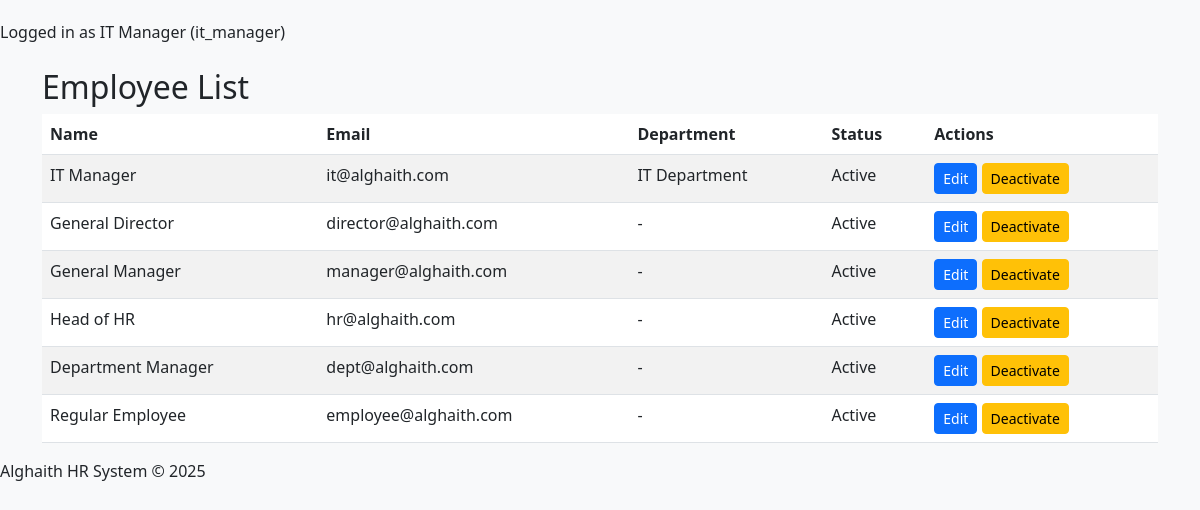
Page /admin/employees (signed in) on the earlier database version.
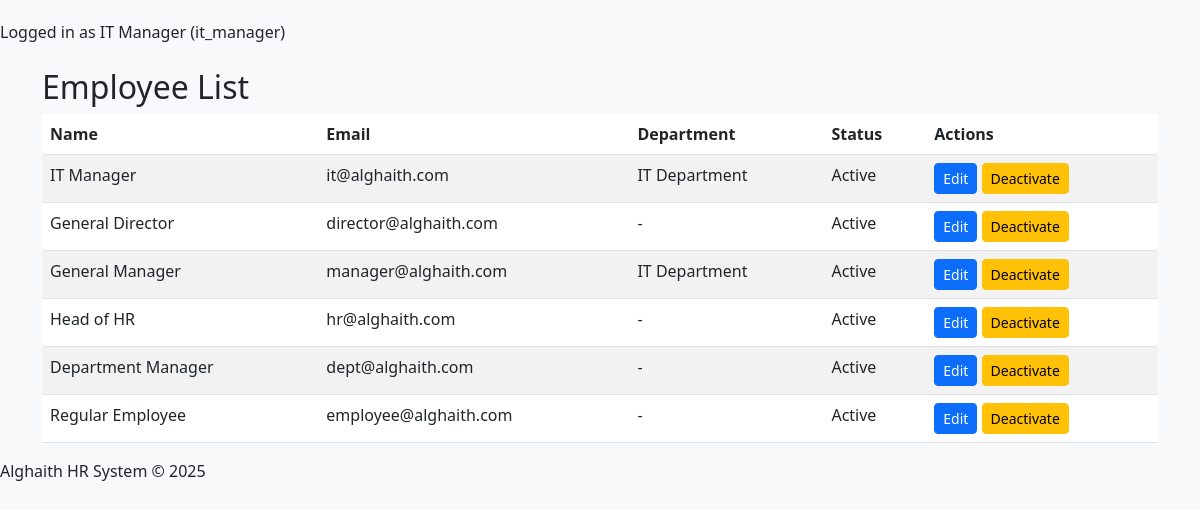
Same page on the later database version.
### core/models.py (models this page shows, shortened)
class User(db.Model, UserMixin):
    __tablename__ = 'users'
    id = db.Column(db.Integer, primary_key=True)
    email = db.Column(db.String(120), unique=True, nullable=False)
    password_hash = db.Column(db.String(200), nullable=False)
    name = db.Column(db.String(100), nullable=False)
    role = db.Column(db.String(50), nullable=False)
    avatar = db.Column(db.String(2), nullable=False)
    access_code = db.Column(db.String(20), unique=True, nullable=False)
    department_id = db.Column(db.Integer, db.ForeignKey('departments.id'))
    created_at = db.Column(db.DateTime, default=datetime.utcnow)
    last_login = db.Column(db.DateTime)
    login_count = db.Column(db.Integer, default=0)
    is_active = db.Column(db.Boolean, default=True, nullable=False)
    department = db.relationship('Department', back_populates='members')
    @property
    def is_authenticated(self):
        return True

class Department(db.Model):
    __tablename__ = 'departments'
    id = db.Column(db.Integer, primary_key=True)
    name = db.Column(db.String(100), unique=True, nullable=False)
    description = db.Column(db.Text)
    created_at = db.Column(db.DateTime, default=datetime.utcnow)
    members = db.relationship('User', back_populates='department', lazy='dynamic')

### modules/admin/routes.py (the view)
@admin_bp.route('/employees')
@login_required
def employee_list():
    employees = User.query.all()
    return render_template('admin/employees.html', employees=employees)

### app.py (called while the page is built)
@login_manager.user_loader
def load_user(user_id):
    from core.models import User
    return db.session.get(User, int(user_id))

### modules/admin/routes.py (called while the page is built)
@admin_bp.before_request
def require_admin_auth():
    if request.endpoint in ['admin.admin_login', 'static']:
        return
    if not current_user.is_authenticated:
        return redirect(url_for('admin.admin_login'))
    if current_user.role != "it_manager":  # Only IT managers can access
        abort(403)

### templates/admin/employees.html
{% extends "admin/base.html" %}
{% block content %}
<div class="container mt-4">
    <h2>Employee List</h2>
    <table class="table table-striped">
        <thead>
            <tr>
                <th>Name</th>
                <th>Email</th>
                <th>Department</th>
                <th>Status</th>
                <th>Actions</th>
            </tr>
        </thead>
        <tbody>
            {% for employee in employees %}
            <tr>
                <td>{{ employee.name }}</td>
                <td>{{ employee.email }}</td>
                <td>{{ employee.department.name if employee.department else '-' }}</td>
                <td>{{ 'Active' if employee.is_active else 'Inactive' }}</td>
                <td>
                    <a href="{{ url_for('admin.edit_employee', employee_id=employee.id) }}"
                       class="btn btn-sm btn-primary">Edit</a>
                    <form method="POST" action="{{ url_for('admin.toggle_employee', employee_id=employee.id) }}" style="display:inline">
                        <button type="submit" class="btn btn-sm {{ 'btn-warning' if employee.is_active else 'btn-success' }}">
                            {{ 'Deactivate' if employee.is_active else 'Activate' }}
                        </button>
                    </form>
                </td>
            </tr>
            {% endfor %}
        </tbody>
    </table>
</div>
{% endblock %}

### templates/admin/base.html (shortened to what this page needs)
{% extends "base.html" %}

### templates/base.html (shortened to what this page needs)
<!DOCTYPE html>
<html>
<head>
    <link href="https://cdn.jsdelivr.net/npm/bootstrap@5.3.0/dist/css/bootstrap.min.css" rel="stylesheet">
</head>
<body>
    <header>
        {% if current_user.is_authenticated %}
            <p>Logged in as {{ current_user.name }} ({{ current_user.role }})</p>
        {% endif %}
    </header>
    <main>
        {% block content %}{% endblock %}
    </main>
    <footer>
        <p>Alghaith HR System &copy; 2025</p>
    </footer>
</body>
</html>

### templates/base.html (style rules this page uses)
body { padding-top: 20px; background-color: #f8f9fa; }

Differences in the rows shown:
changed User "General Manager": department "-" → "IT Department"
